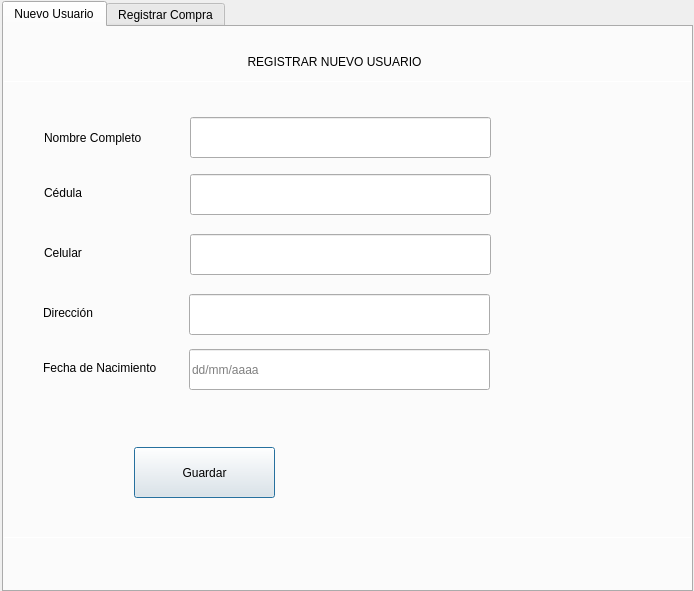
<?xml version="1.0" encoding="UTF-8"?>
<ui version="4.0">
 <class>Dialog</class>
 <widget class="QDialog" name="Dialog">
  <property name="geometry">
   <rect>
    <x>0</x>
    <y>0</y>
    <width>694</width>
    <height>591</height>
   </rect>
  </property>
  <property name="windowTitle">
   <string>Dialog</string>
  </property>
  <widget class="QTabWidget" name="tabMain">
   <property name="enabled">
    <bool>true</bool>
   </property>
   <property name="geometry">
    <rect>
     <x>2</x>
     <y>1</y>
     <width>691</width>
     <height>591</height>
    </rect>
   </property>
   <property name="currentIndex">
    <number>0</number>
   </property>
   <widget class="QWidget" name="tab">
    <attribute name="title">
     <string>Nuevo Usuario</string>
    </attribute>
    <widget class="QLineEdit" name="txtName">
     <property name="geometry">
      <rect>
       <x>186</x>
       <y>90</y>
       <width>301</width>
       <height>41</height>
      </rect>
     </property>
    </widget>
    <widget class="QLabel" name="lblName">
     <property name="geometry">
      <rect>
       <x>40</x>
       <y>95</y>
       <width>111</width>
       <height>31</height>
      </rect>
     </property>
     <property name="text">
      <string>Nombre Completo</string>
     </property>
    </widget>
    <widget class="QLineEdit" name="txtDNI">
     <property name="geometry">
      <rect>
       <x>186</x>
       <y>147</y>
       <width>301</width>
       <height>41</height>
      </rect>
     </property>
    </widget>
    <widget class="QLabel" name="lblDNI">
     <property name="geometry">
      <rect>
       <x>40</x>
       <y>150</y>
       <width>111</width>
       <height>31</height>
      </rect>
     </property>
     <property name="text">
      <string>Cédula</string>
     </property>
    </widget>
    <widget class="QLineEdit" name="txtPhone">
     <property name="geometry">
      <rect>
       <x>186</x>
       <y>207</y>
       <width>301</width>
       <height>41</height>
      </rect>
     </property>
    </widget>
    <widget class="QLabel" name="lblPhone">
     <property name="geometry">
      <rect>
       <x>40</x>
       <y>210</y>
       <width>111</width>
       <height>31</height>
      </rect>
     </property>
     <property name="text">
      <string>Celular</string>
     </property>
    </widget>
    <widget class="QLineEdit" name="txtAddres">
     <property name="geometry">
      <rect>
       <x>185</x>
       <y>267</y>
       <width>301</width>
       <height>41</height>
      </rect>
     </property>
    </widget>
    <widget class="QLabel" name="lblAddres">
     <property name="geometry">
      <rect>
       <x>39</x>
       <y>270</y>
       <width>111</width>
       <height>31</height>
      </rect>
     </property>
     <property name="text">
      <string>Dirección</string>
     </property>
    </widget>
    <widget class="QLabel" name="lblBirth">
     <property name="geometry">
      <rect>
       <x>39</x>
       <y>325</y>
       <width>131</width>
       <height>31</height>
      </rect>
     </property>
     <property name="text">
      <string>Fecha de Nacimiento</string>
     </property>
    </widget>
    <widget class="QLineEdit" name="txtBirth">
     <property name="geometry">
      <rect>
       <x>185</x>
       <y>322</y>
       <width>301</width>
       <height>41</height>
      </rect>
     </property>
     <property name="placeholderText">
      <string>dd/mm/aaaa</string>
     </property>
    </widget>
    <widget class="QLabel" name="lblTitle">
     <property name="geometry">
      <rect>
       <x>140</x>
       <y>10</y>
       <width>381</width>
       <height>51</height>
      </rect>
     </property>
     <property name="text">
      <string>REGISTRAR NUEVO USUARIO</string>
     </property>
     <property name="textFormat">
      <enum>Qt::RichText</enum>
     </property>
     <property name="alignment">
      <set>Qt::AlignCenter</set>
     </property>
    </widget>
    <widget class="Line" name="line">
     <property name="geometry">
      <rect>
       <x>0</x>
       <y>54</y>
       <width>691</width>
       <height>1</height>
      </rect>
     </property>
     <property name="orientation">
      <enum>Qt::Horizontal</enum>
     </property>
    </widget>
    <widget class="QPushButton" name="btnSaveUser">
     <property name="geometry">
      <rect>
       <x>130</x>
       <y>420</y>
       <width>141</width>
       <height>51</height>
      </rect>
     </property>
     <property name="styleSheet">
      <string notr="true"/>
     </property>
     <property name="text">
      <string>Guardar</string>
     </property>
    </widget>
    <widget class="QLabel" name="lblBanner">
     <property name="geometry">
      <rect>
       <x>0</x>
       <y>510</y>
       <width>681</width>
       <height>41</height>
      </rect>
     </property>
     <property name="text">
      <string/>
     </property>
     <property name="textFormat">
      <enum>Qt::RichText</enum>
     </property>
     <property name="alignment">
      <set>Qt::AlignCenter</set>
     </property>
    </widget>
    <widget class="Line" name="line_2">
     <property name="geometry">
      <rect>
       <x>0</x>
       <y>510</y>
       <width>691</width>
       <height>1</height>
      </rect>
     </property>
     <property name="orientation">
      <enum>Qt::Horizontal</enum>
     </property>
    </widget>
   </widget>
   <widget class="QWidget" name="tab_2">
    <attribute name="title">
     <string>Registrar Compra</string>
    </attribute>
    <widget class="QLineEdit" name="txtDNIRegister">
     <property name="geometry">
      <rect>
       <x>180</x>
       <y>20</y>
       <width>301</width>
       <height>41</height>
      </rect>
     </property>
    </widget>
    <widget class="QLabel" name="lblDNIRegister">
     <property name="geometry">
      <rect>
       <x>55</x>
       <y>26</y>
       <width>111</width>
       <height>31</height>
      </rect>
     </property>
     <property name="text">
      <string>Cédula</string>
     </property>
    </widget>
   </widget>
  </widget>
 </widget>
 <resources/>
 <connections/>
</ui>
